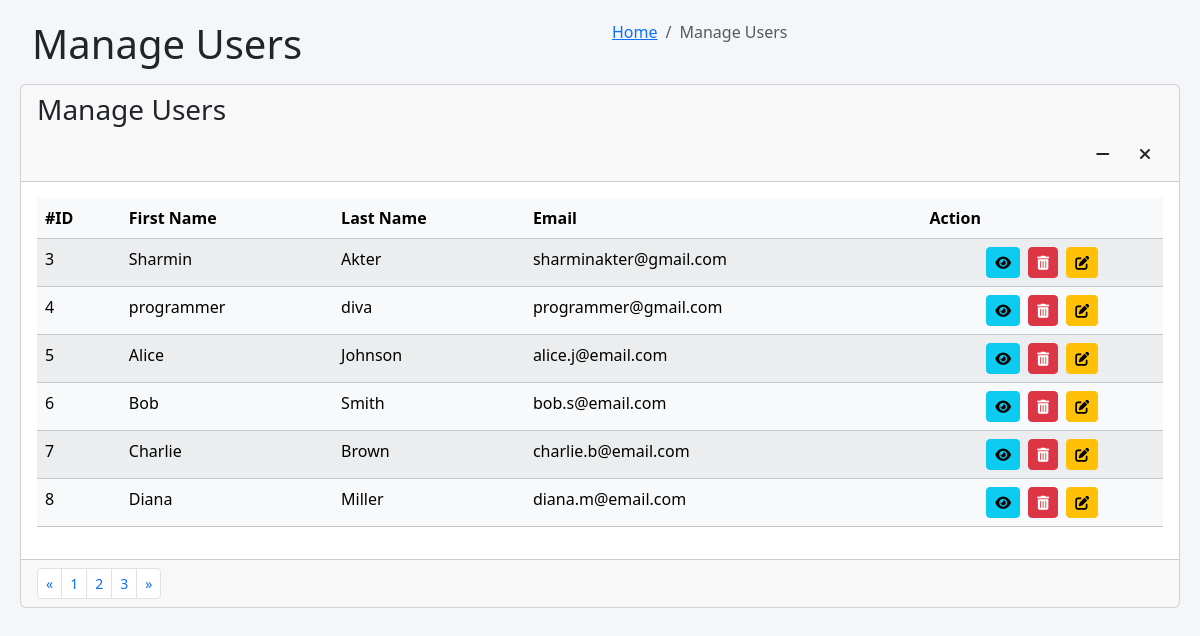
Before: /pages/admin/users/manage_users.php with the older database file.
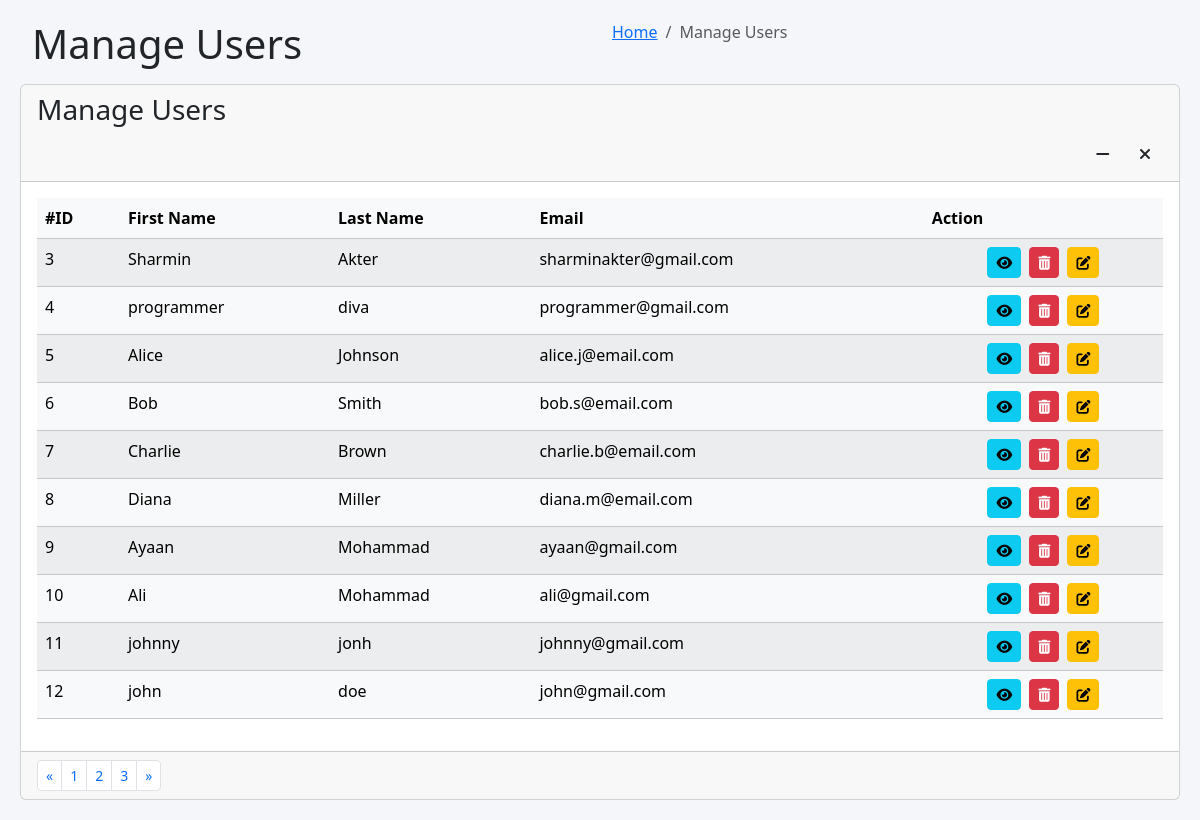
After: the same page with the newer database file.
### tables this page shows
CREATE TABLE `users` (
  `id` int(11) NOT NULL,
  `first_name` varchar(50) NOT NULL,
  `last_name` varchar(50) NOT NULL,
  `email` varchar(100) NOT NULL,
  `password` varchar(255) NOT NULL,
  `role_id` int(11) DEFAULT NULL,
  `created_at` timestamp NOT NULL DEFAULT current_timestamp()
);

### pages/admin/users/manage_users.php (the view, shortened to what this page needs)
<?php
include('config.php');
?>
<!DOCTYPE html>
<html lang="en">
<head>
    <link href="https://cdn.jsdelivr.net/npm/bootstrap@5.3.3/dist/css/bootstrap.min.css" rel="stylesheet">
    <link href="https://cdnjs.cloudflare.com/ajax/libs/font-awesome/6.0.0-beta3/css/all.min.css" rel="stylesheet">
</head>
<body>
<div class="content-wrapper">
    <section class="content-header">
        <div class="container-fluid">
            <div class="row mb-2">
                <div class="col-sm-6"><h1>Manage Users</h1></div>
                <div class="col-sm-6">
                    <ol class="breadcrumb float-sm-right">
                        <li class="breadcrumb-item"><a href="#">Home</a></li>
                        <li class="breadcrumb-item active">Manage Users</li>
                    </ol>
                </div>
            </div>
        </div>
    </section>
    <section class="content">
        <div class="card">
            <div class="card-header">
                <h3 class="card-title">Manage Users</h3>
                <div class="card-tools">
                    <button type="button" class="btn btn-tool" data-card-widget="collapse"><i class="fas fa-minus"></i></button>
                    <button type="button" class="btn btn-tool" data-card-widget="remove"><i class="fas fa-times"></i></button>
                </div>
            </div>
            <div class="card-body">
                <table class="table table-hover table-light table-striped">
                  <thead class="bg-info text-white">
                        <tr>
                            <th>#ID</th>
                            <th>First Name</th>
                            <th>Last Name</th>
                            <th>Email</th>
                            <th>Action</th>
                        </tr>
                    </thead>
                    <tbody>
                        <?php
                        $users = $dms->query("SELECT * FROM users");
                        while (list($id, $fname, $lname, $email) = $users->fetch_row()) {
                            echo "<tr>
                                <td>$id</td>
                                <td>$fname</td>
                                <td>$lname</td>
                                <td>$email</td>
                                <td class='d-flex justify-content-center align-items-center'>
                                    <button type='button' class='btn btn-info btn-sm me-2' data-bs-toggle='modal' data-bs-target='#userViewModal'
                                        data-id='$id'
                                        data-fname='$fname'
                                        data-lname='$lname'
                                        data-email='$email'
                                        title='View User'>
                                        <i class='fas fa-eye'></i>
                                    </button>
                                    <button type='button' class='btn btn-danger btn-sm me-2 deleteBtn'
                                        data-id='$id' title='Delete User'>
                                        <i class='fas fa-trash-alt'></i>
                                    </button>
                                    <form id='deleteForm-$id' action='' method='post' style='display:none;'>
                                        <input type='hidden' name='txtId' value='$id'>
                                        <input type='hidden' name='btnDelete' value='1'>
                                    </form>
                                    <form action='home.php?page=3' method='post'>
                                        <input type='hidden' name='id' value='$id'>
                                        <button type='submit' name='btnEdit' class='btn btn-warning btn-sm'>
                                            <i class='fas fa-edit'></i>
                                        </button>
                                    </form>
                                </td>
                            </tr>";
                        }
                        ?>
                    </tbody>
                </table>
            </div>
            <div class="card-footer clearfix">
                <ul class="pagination pagination-sm m-0 float-right">
                    <li class="page-item"><a class="page-link" href="#">«</a></li>
                    <li class="page-item"><a class="page-link" href="#">1</a></li>
                    <li class="page-item"><a class="page-link" href="#">2</a></li>
                    <li class="page-item"><a class="page-link" href="#">3</a></li>
                    <li class="page-item"><a class="page-link" href="#">»</a></li>
                </ul>
            </div>
        </div>
    </section>
</div>
</body>
</html>

### pages/admin/users/manage_users.php (style rules this page uses)
body { background-color: #f4f6f9; }
.content-wrapper { padding: 20px; }
.card-header .card-title { float: none; }
.card-tools { float: right; }

Changed rows visible on the page:
added users: id "9", first_name "Ayaan", last_name "Mohammad", email "ayaan@gmail.com"
added users: id "10", first_name "Ali", last_name "Mohammad", email "ali@gmail.com"
added users: id "11", first_name "johnny", last_name "jonh", email "johnny@gmail.com"
added users: id "12", first_name "john", last_name "doe", email "john@gmail.com"
